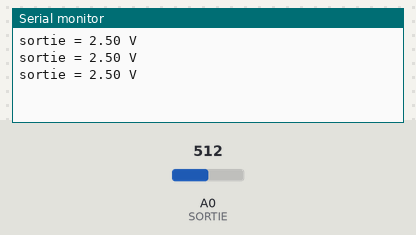
A sketch run on a simulated Arduino Uno, built with avr-gcc and run on an emulated ATmega328P. On the bench: the last lines printed to the serial monitor. Inputs (shaded band) come from the test bench; at power-on: A0 (SORTIE) = 512.

Above: at 1.3 s.
1.4 s: A0 (SORTIE) set to 716
At 1.9 s:
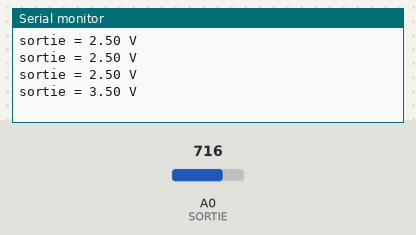
2.9 s: A0 (SORTIE) set to 900
At 3.4 s:
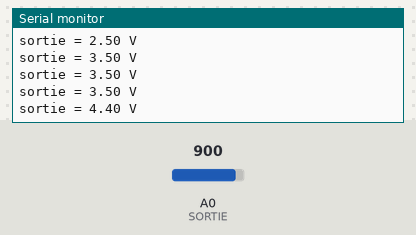
Timing chart, 0 to 5.9 s (numbered marks = the images above; inputs shaded):
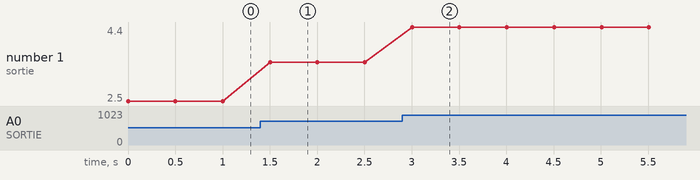

Measured:
- after the input at 1.4 s, the serial monitor: prints a new line after 0.10 s (image 1)
- after the input at 2.9 s, the serial monitor: prints a new line after 0.10 s (image 2)
- plotted number 1: 2.5 → 3.5 after the input at 1.4 s, 3.5 → 4.4 after the input at 2.9 s

The sketch:

78xx-uno.ino
```cpp
// Test régulateur L78SxxCV (5 V) : sortie lue sur A0.
// Entrée : pile 9 V (9,5 V). Sortie attendue : 5 V, soit 1023 pas.
// Essais : mettre la tension sur 12 V dans l'inspecteur (la pile ne donne que
// 9,5 V : la sortie tombe à 7,5 V, marge de 2 V) ; ajouter une charge qui tire
// plus que le courant max : la tension s'effondre.
const int SORTIE = A0;

void setup() {
  Serial.begin(115200);
}

void loop() {
  float volts = analogRead(SORTIE) * 5.0 / 1023.0;
  Serial.print("sortie = ");
  Serial.print(volts, 2);
  Serial.println(" V");
  delay(500);
}
```
